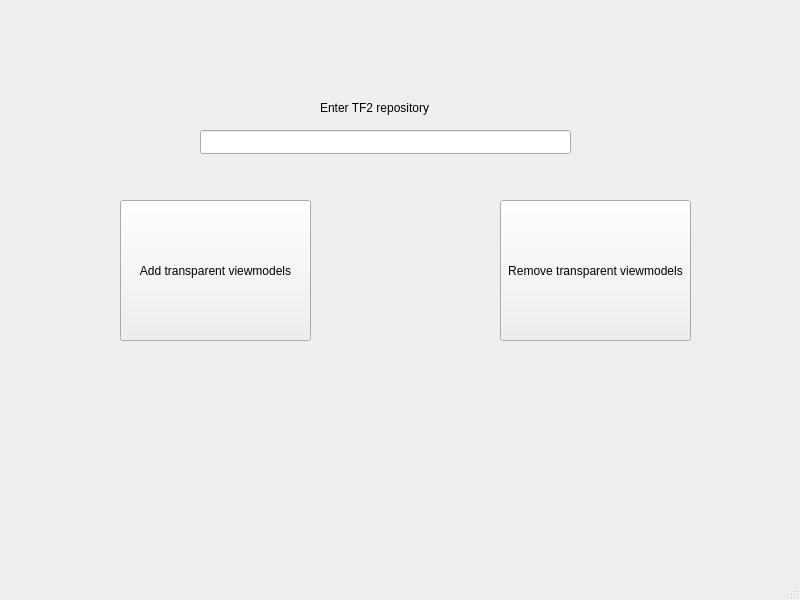
<?xml version="1.0" encoding="UTF-8"?>
<ui version="4.0">
 <class>MainWindow</class>
 <widget class="QMainWindow" name="MainWindow">
  <property name="geometry">
   <rect>
    <x>0</x>
    <y>0</y>
    <width>800</width>
    <height>600</height>
   </rect>
  </property>
  <property name="windowTitle">
   <string>MainWindow</string>
  </property>
  <widget class="QWidget" name="centralwidget">
   <widget class="QPushButton" name="pushButton">
    <property name="geometry">
     <rect>
      <x>120</x>
      <y>200</y>
      <width>191</width>
      <height>141</height>
     </rect>
    </property>
    <property name="text">
     <string>Add transparent viewmodels</string>
    </property>
   </widget>
   <widget class="QPushButton" name="pushButton_2">
    <property name="geometry">
     <rect>
      <x>500</x>
      <y>200</y>
      <width>191</width>
      <height>141</height>
     </rect>
    </property>
    <property name="text">
     <string>Remove transparent viewmodels</string>
    </property>
   </widget>
   <widget class="QLineEdit" name="lineEdit">
    <property name="geometry">
     <rect>
      <x>200</x>
      <y>130</y>
      <width>371</width>
      <height>24</height>
     </rect>
    </property>
   </widget>
   <widget class="QLabel" name="label">
    <property name="geometry">
     <rect>
      <x>320</x>
      <y>100</y>
      <width>111</width>
      <height>16</height>
     </rect>
    </property>
    <property name="text">
     <string>Enter TF2 repository</string>
    </property>
   </widget>
  </widget>
  <widget class="QMenuBar" name="menubar">
   <property name="geometry">
    <rect>
     <x>0</x>
     <y>0</y>
     <width>800</width>
     <height>21</height>
    </rect>
   </property>
  </widget>
  <widget class="QStatusBar" name="statusbar"/>
 </widget>
 <resources/>
 <connections/>
</ui>
